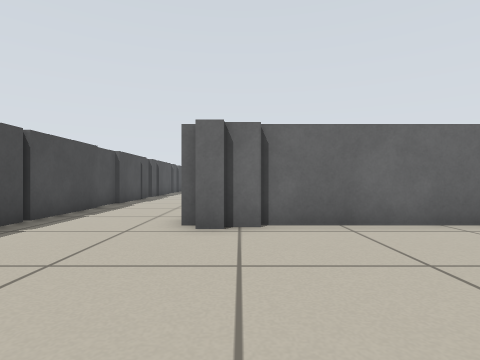
[1] (above)

24 first-person views from a walk through a Stage world. The camera is 0.45 m above the floor, looks level and sees 80° across. The lines on the ground mark 1 m squares. The floor is counted in squares, 0.5 m on a side. Each view is taken from the middle of a square. On the plan, view 1 faces up. The plan holds only what a view shows up to about 11 squares ahead; the rest is blank. The robots in the file are not drawn.

[2]
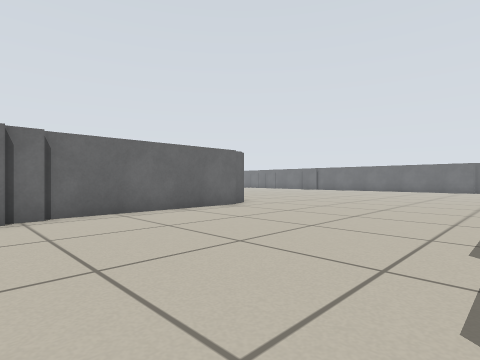

[3]
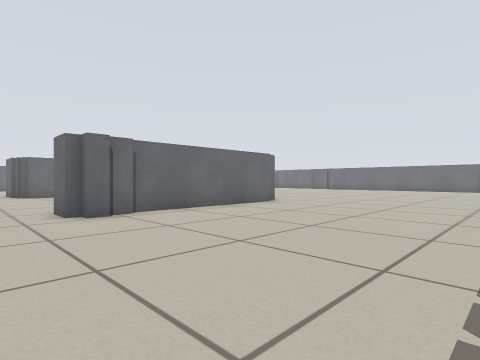

[4]
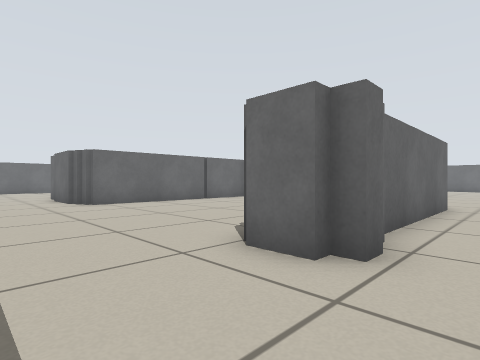

[5]
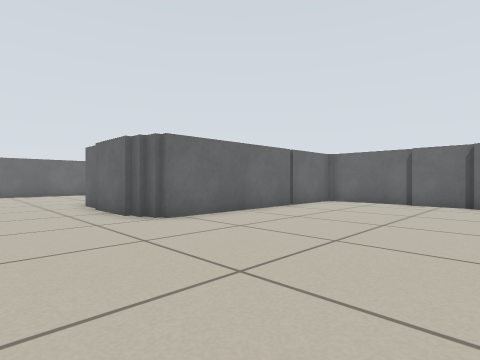

[6]
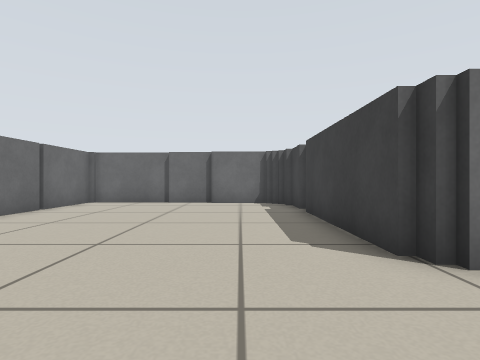

[7]
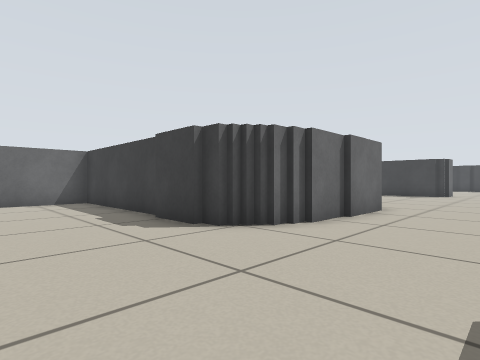

[8]
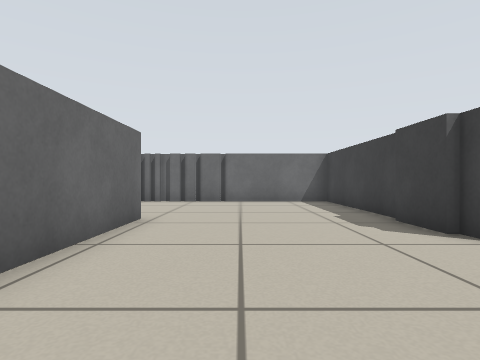

[9]
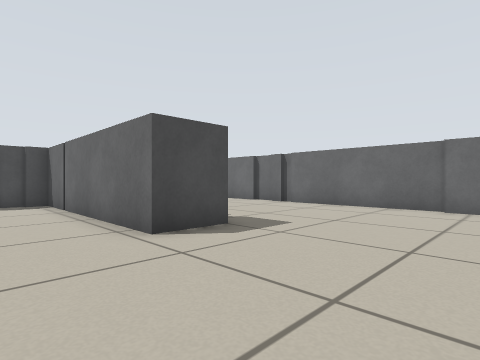

[10]
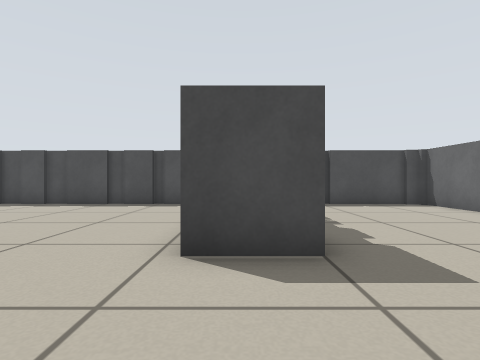

[11]
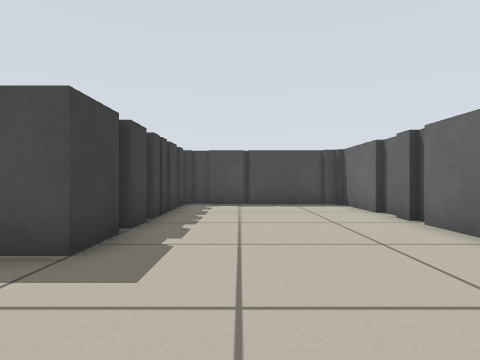

[12]
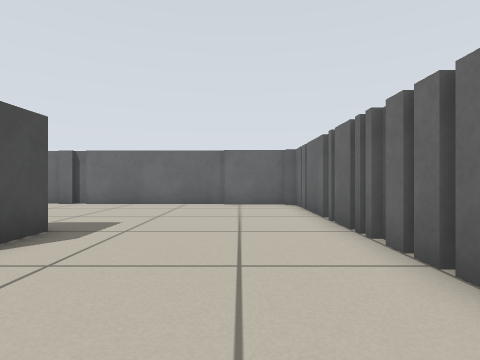

[13]
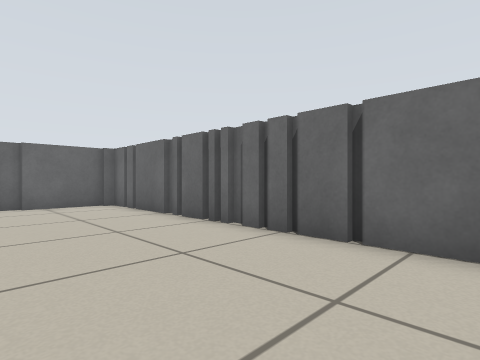

[14]
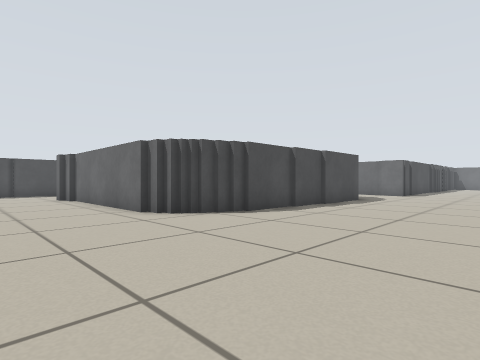

[15]
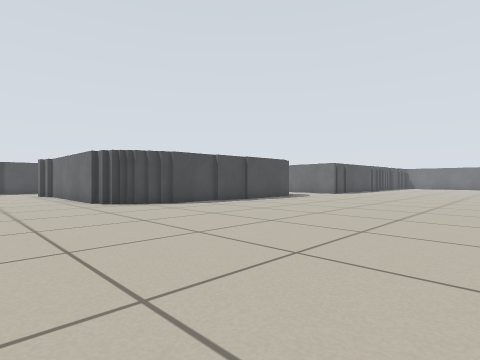

[16]
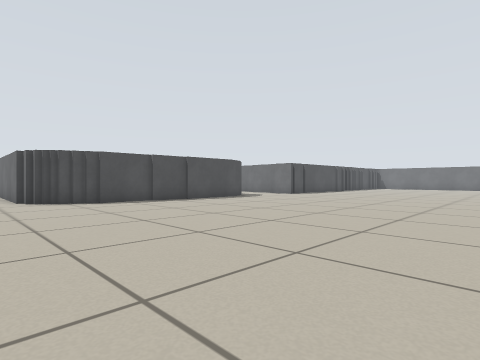

[17]
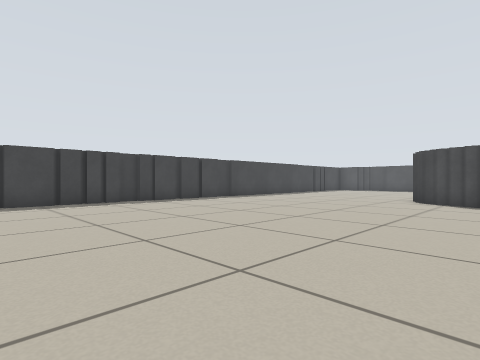

[18]
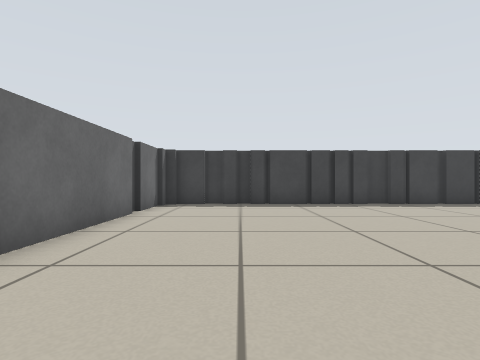

[19]
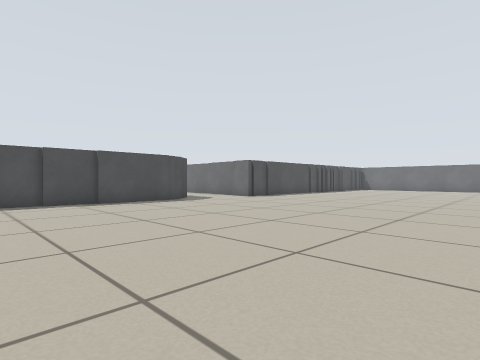

[20]
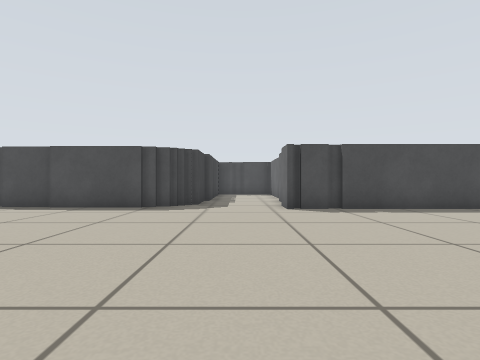

[21]
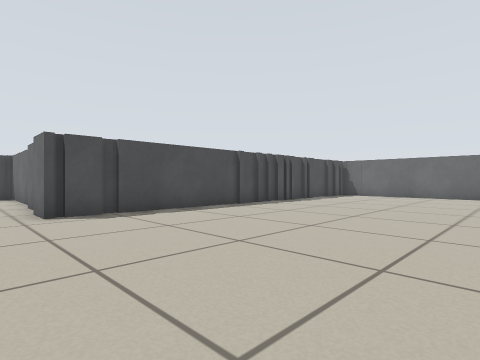

[22]
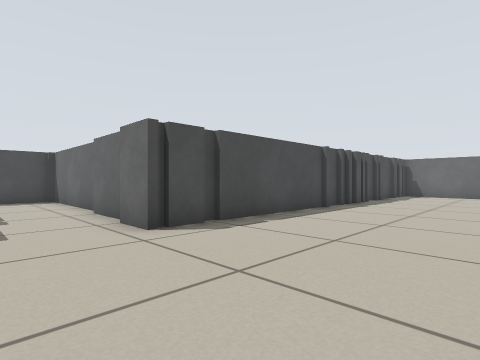

[23]
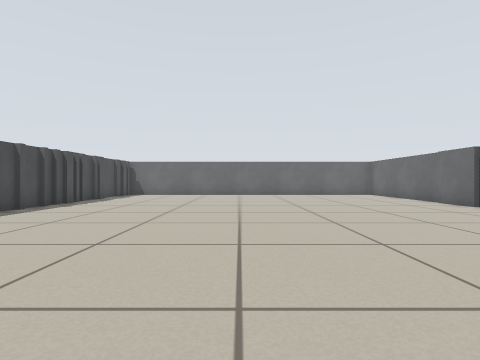

[24]
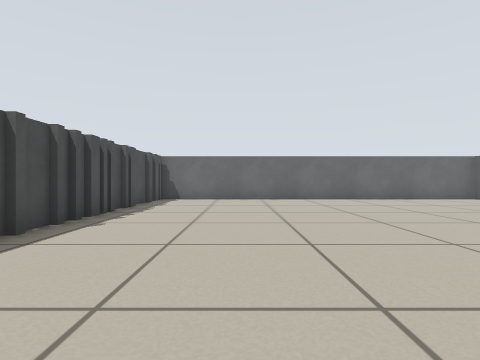

### Floor plan
Points are (right, up) in squares from view 1. A wall is a line through its corners. A room is listed if a view was taken in it or the views show most of it. See-through windows are left out.
Room 1 (views 1, 2, 3, 4, 5, 6, 7, 8, 9, 10, 11, 12, 13, 14, 15, 16, 17, 18, 19, 20, 21, 22, 23, 24)
walls: (8.5, 15.2) (8.5, 14.8); (8.7, 14.9) (8.7, 11.8); (7, 16.5) (7.6, 16.5); (7, 15) (-0.6, 15) (-0.6, 15.6); (8.5, 11.9) (8.5, 10.1); (7.5, 19.7) (5.8, 19.7); (7.5, 11.9) (7.5, 13.1); (9.2, 20.8) (9.2, 19.5) (8, 19.5); (9, 21.2) (9, 20.8); (8.4, 10.1) (8.4, 8); (5.1, 19.9) (1.4, 19.9); (7.3, 10.1) (7.3, 11.9); (8.2, 8) (8.2, 7.5); (8, 7.6) (8, 7.1); (7.8, 7.2) (7.8, 6.6); (2.6, 21.4) (8, 21.4) (8, 27.4); (9.2, 25.6) (9.2, 21.1); (0.4, 19) (0.4, 18.1); (4.9, 7.1) (6, 7.1); (7, 5.9) (6.4, 5.9); (0.8, 21.6) (2.4, 21.6); (-0.8, 15.6) (-0.8, 16.1); (9.2, 26.8) (9.2, 26); (6.5, 5.7) (0.4, 5.7); (-1, 16) (-1, 18.2); (-0.8, 18.1) (-0.8, 19.8); (-0.6, 19.6) (-0.6, 20.1); (-0.5, 20) (-0.5, 20.6); (0.1, 21.4) (0.8, 21.4); (8, 27.5) (8, 28); (9.4, 29.2) (9.4, 27.9); (8, 29.1) (8, 30.1); (-0.6, 7.1) (4.1, 7.1); (9.2, 30.1) (9.2, 29.6); (0.5, 5.4) (-0.4, 5.4); (-0.2, 5.2) (-0.8, 5.2) (-0.8, 5.7) (-1.2, 5.7) (-1.2, 6.8); (9.4, 30.9) (9.4, 30); (8, 30.9) (8, 33.2); (-4.8, 19.8) (-4.8, 19); (-4.6, 20.8) (-4.6, 19.9); (-4.8, 11) (-4.8, 9.6); (1.2, 29) (2.6, 29) (2.6, 27.3) (-4.6, 27.3) (-4.6, 26.6); (-4.8, 21.5) (-4.8, 20.6); (9.2, 32) (9.2, 31.4); (-4.6, 9.2) (-4.6, 6.2); (-4.6, 23.1) (-4.6, 21.5); (-0.1, 29) (0.8, 29); (-4.8, 23.6) (-4.8, 23); (-4.6, 24.9) (-4.6, 23.6); (23.8, 26.4) (23.8, 28); (8, 33.4) (8, 34.4); (-1.9, 29) (-0.6, 29); (-4.6, 6.1) (-4.6, 5.5); (-4.6, 25.9) (-4.6, 25.1); (-4.8, 26.8) (-4.8, 26); (-3, 29) (-2.1, 29); (7.8, 34.5) (5.4, 34.5); (11.2, -2.6) (12.4, -2.6); (12.6, -2.6) (14.5, -2.6); (-4.1, 29) (-3.6, 29); (5.5, 34.7) (0.1, 34.7); (14.4, -2.8) (15.2, -2.8); (15.2, -2.6) (16.5, -2.6); (16.6, -2.6) (17.4, -2.6); (17.5, -2.6) (19.6, -2.6); (-4.8, 29.9) (-4.8, 29.1); (22.9, 0.2) (22.9, 4.6); (19.5, -2.8) (20.1, -2.8); (20.1, -2.6) (20.6, -2.6); (-0.2, 34.7) (-0.9, 34.7); (0.1, 34.9) (-0.4, 34.9); (20.6, -2.8) (21.4, -2.8); (21.2, -2.6) (22.4, -2.6); (-0.9, 34.9) (-1.9, 34.9); (22.9, -2) (22.9, -0.2); (-1.9, 34.7) (-4.4, 34.7) (-4.4, 34); (-4.6, 34.1) (-4.6, 29.8)

Positions as (right, up) in squares from view 1, and headings:
1: (0, 0), facing up
2: (-1, -2), facing up-right
3: (-3, -2), facing up-right
4: (-4, 4), facing up-right
5: (-4, 9), facing up-right
6: (-4, 9), facing right
7: (-4, 25), facing down-right
8: (-4, 25), facing right
9: (7, 25), facing up-left
10: (6, 28), facing left
11: (6, 31), facing left
12: (6, 24), facing up
13: (4, 24), facing up-right
14: (14, 2), facing up-left
15: (18, 2), facing up-left
16: (20, 4), facing up-left
17: (20, 9), facing down-left
18: (20, 8), facing down
19: (20, 8), facing up-left
20: (18, 18), facing left
21: (17, 18), facing up-left
22: (14, 17), facing up-left
23: (16, 17), facing up
24: (13, 21), facing up
